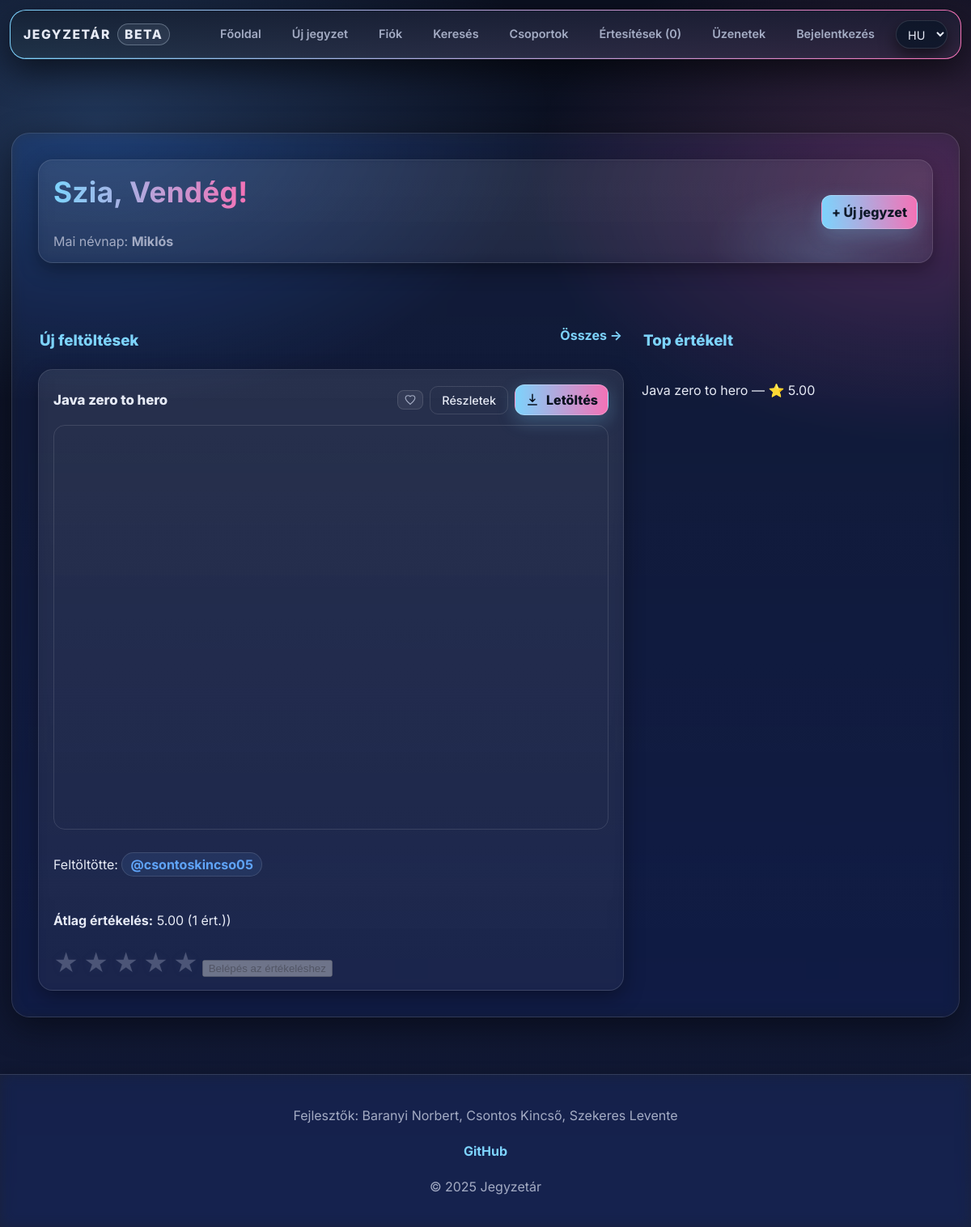
The page / on the database its author committed.
### tables this page shows
CREATE TABLE `namedays` (
  `id` int(11) NOT NULL,
  `datum` varchar(5) DEFAULT NULL,
  `nevek` varchar(255) DEFAULT NULL
);

CREATE TABLE `files` (
  `id` int(11) NOT NULL,
  `uploaded_by` int(11) DEFAULT NULL,
  `name` varchar(255) NOT NULL,
  `file_name` varchar(255) NOT NULL,
  `description` text DEFAULT NULL,
  `file_path` varchar(255) NOT NULL,
  `subject` varchar(100) NOT NULL,
  `tags` varchar(255) NOT NULL,
  `tn_name` varchar(255) DEFAULT NULL
);

CREATE TABLE `users` (
  `id` int(11) NOT NULL,
  `lastname` varchar(100) DEFAULT NULL,
  `firstname` varchar(100) DEFAULT NULL,
  `username` varchar(50) NOT NULL,
  `birthdate` date DEFAULT NULL,
  `gender` varchar(10) DEFAULT NULL,
  `email` varchar(50) NOT NULL,
  `profile_picture` varchar(255) DEFAULT NULL,
  `password` varchar(255) NOT NULL,
  `security_question` varchar(255) NOT NULL,
  `security_answer` varchar(255) NOT NULL,
  `admin` tinyint(1) NOT NULL,
  `registration_date` datetime DEFAULT NULL,
  `language` varchar(5) NOT NULL DEFAULT 'hu',
  `oauth_provider` varchar(20) DEFAULT NULL,
  `oauth_sub` varchar(191) DEFAULT NULL,
  `email_verified` tinyint(1) NOT NULL DEFAULT 0,
  `bio` text DEFAULT NULL,
  `profile_theme` varchar(32) NOT NULL DEFAULT 'default'
);

### assets/php/lang.php (called while the page is built, shortened)
<?php
    $supported_langs = ['hu', 'en', 'de'];
    if (isset($_GET['lang']) && in_array($_GET['lang'], $supported_langs, true)) {
        $lang = $_GET['lang'];
        $_SESSION['lang'] = $lang;
        if (!headers_sent()) {
            setcookie('lang', $lang, time() + 60*60*24*30, '/');
        }
    } else {
        if (isset($_SESSION['lang']) && in_array($_SESSION['lang'], $supported_langs, true)) {
            $lang = $_SESSION['lang'];
        } elseif (isset($_COOKIE['lang']) && in_array($_COOKIE['lang'], $supported_langs, true)) {
            $lang = $_COOKIE['lang'];
        } else {
            $lang = 'hu';
        }
    }
    $translations = [];
    if ($stmt = $conn->prepare("SELECT t_key, text FROM translations WHERE lang_code = ?")) {
        $stmt->bind_param('s', $lang);
        $stmt->execute();
        $result = $stmt->get_result();
        while ($row = $result->fetch_assoc()) {
            $translations[$row['t_key']] = $row['text'];
        }
    }
    if (!function_exists('t')) {
        function t(string $key): string
        {
            global $translations;
            return $translations[$key] ?? $key;
        }
    }

### assets/php/functions.php (called while the page is built, shortened)
<?php
    if (!function_exists('db_stmt')) {
        function db_stmt(mysqli $conn, string $sql, string $types = '', array $params = []): mysqli_stmt {
            $stmt = $conn->prepare($sql);
            if ($types !== '' && $params) {
                if (!$stmt->bind_param($types, ...$params)) {
                    db_log_error($conn, 'Paraméterek bind-elése sikertelen', $sql, $params);
                    throw new RuntimeException('Paraméterek bind-elése sikertelen: ' . $stmt->error);
                }
            }
            if (!$stmt->execute()) {
                db_log_error($conn, 'Végrehajtási hiba (execute)', $sql, $params);
                throw new RuntimeException('Végrehajtási hiba (execute): ' . $stmt->error);
            }
            return $stmt;
        }
    }
    if (!function_exists('db_query')) {
        function db_query(mysqli $conn, string $sql, string $types = '', array $params = []): mysqli_result
        {
            $stmt = db_stmt($conn, $sql, $types, $params);
            $result = $stmt->get_result();
            return $result;
        }
    }

### index.php (the view, shortened to what this page needs)
<?php
    require_once "assets/php/db.php";
    require_once "assets/php/lang.php";
    require_once 'assets/php/functions.php';
    $today = date("m-d");
    $nd = db_query($conn, "SELECT nevek FROM namedays WHERE datum = ? LIMIT 1", "s", [$today]);
    $nameday = ($nd && $nd->num_rows > 0) ? $nd->fetch_assoc()['nevek'] : t('nameday_none_today');
    $popular_sql = "SELECT f.*, IFNULL(AVG(r.rating),0) AS avg_rating, COUNT(r.id) AS rating_count FROM files f LEFT JOIN ratings r ON f.id = r.file_id GROUP BY f.id ORDER BY avg_rating DESC, rating_count DESC LIMIT 8";
    $popular_result = $conn->query($popular_sql);
    $latest_result = $conn->query("SELECT * FROM files ORDER BY id DESC LIMIT 12");
?>
<!DOCTYPE html>
<html lang="<?= $lang ?>">
<head>
    <link rel="stylesheet" href="assets/css/styles.css">
</head>
<body>
<?php include 'assets/php/navbar.php'; ?>
<div class="main">
    <div class="home-grid">
        <section class="hero card">
            <div class="hero-body">
                <div class="hero-text">
                    <h1 class="hero-title">
                    </h1>
                    <p class="hero-sub"><?= t('hero_nameday') ?>: <strong><?= $nameday ?></strong></p>
                </div>
                <div class="hero-actions">
                    <a class="btn-cta" href="<?= $isLoggedIn ? 'upload.php' : 'reglog.php' ?>">
                        + <?= t('nav_upload') ?>
                    </a>
                </div>
            </div>
        </section>
        <section class="content-main">
            <div class="section-titlebar">
                <h3><?= t('home_new_uploads') ?></h3>
                <a class="link-more" href="search.php?sort=new"><?= t('home_all_arrow') ?></a>
            </div>
            <?php if ($latest_result && $latest_result->num_rows > 0): ?>
                <div class="content-grid grid-large">
                    <?php while ($file = $latest_result->fetch_assoc()):
                            $uploaderRes = db_query( $conn, "SELECT username FROM users WHERE id = ? LIMIT 1", "i", [(int)$file['uploaded_by']]);
                            $uploader = $uploaderRes && $uploaderRes->num_rows
                                ? $uploaderRes->fetch_assoc()
                                : ['username' => 'ismeretlen'];
                            $file_id  = (int)$file['id'];
                            $name = htmlspecialchars($file['name']);
                            $username = htmlspecialchars($uploader['username']);
                            $ext = strtolower(pathinfo($file['file_name'], PATHINFO_EXTENSION));
                            $avgRes = db_query($conn, "SELECT AVG(rating) AS avg, COUNT(*) AS c FROM ratings WHERE file_id = ?", "i", [$file_id]);
                            $avg = 0;
                            $cnt = 0;
                            if ($avgRes && $avgRes->num_rows) {
                                $d = $avgRes->fetch_assoc();
                                $avg = number_format((float)$d['avg'], 2);
                                $cnt = (int)$d['c'];
                            }
                            $is_favorite = false;
                            $safe_path = "users/" . ($uploader['username'] ?? '') . "/" . $file['file_name'];
                        ?>
                        <article class="card note-card" id="file-<?= $file_id ?>">
                            <header class="card-head">
                                <h4 class="entry-title"><?= $name ?></h4>
                                <div style="display: flex; gap: 8px; align-items: center;">
                                    <form method="post" style="display: inline;">
                                        <button type="submit"
                                                name="favorite-btn"
                                                class="favorite-btn <?= $is_favorite ? 'favorited' : '' ?>"
                                            <?= !$isLoggedIn ? 'disabled' : '' ?>>
                                            <svg class="icon" viewBox="0 0 24 24" aria-hidden="true">
                                                <?php if ($is_favorite): ?>
                                                    <path d="M12 21.35l-1.45-1.32C5.4 15.36 2 12.28 2 8.5 2 5.42 4.42 3 7.5 3c1.74 0 3.41.81 4.5 2.09C13.09 3.81 14.76 3 16.5 3 19.58 3 22 5.42 22 8.5c0 3.78-3.4 6.86-8.55 11.54L12 21.35z" fill="currentColor"/>
                                                <?php else: ?>
                                                    <path d="M12 21.35l-1.45-1.32C5.4 15.36 2 12.28 2 8.5 2 5.42 4.42 3 7.5 3c1.74 0 3.41.81 4.5 2.09C13.09 3.81 14.76 3 16.5 3 19.58 3 22 5.42 22 8.5c0 3.78-3.4 6.86-8.55 11.54L12 21.35z" fill="none" stroke="currentColor" stroke-width="2"/>
                                                <?php endif; ?>
                                            </svg>
                                        </button>
                                    </form>
                                    <a class="note-desc-btn" href="note.php?id=<?= (int)$file['id'] ?>">
                                        <?= t('btn_details') ?>
                                    </a>
                                    <a class="entry-download-btn" href="assets/php/download.php?id=<?= $file_id ?>">
                                        <svg class="icon icon-download" viewBox="0 0 24 24" aria-hidden="true">
                                            <path d="M5 20h14M12 3v12m0 0l-4-4m4 4 4-4" fill="none" stroke="currentColor" stroke-width="2" stroke-linecap="round" stroke-linejoin="round" />
                                        </svg>
                                        <?= t('btn_download') ?>
                                    </a>
                                </div>
                            </header>
                            <?php if ($ext=="mp4"): ?>
                                <video controls class="file-preview">
                                    <source src="<?= htmlspecialchars($safe_path) ?>" type="video/mp4">
                                </video>
                            <?php elseif ($ext=="pdf"): ?>
                                <iframe src="<?= htmlspecialchars($safe_path) ?>" width="100%" height="500"></iframe>
                            <?php elseif ($ext=="docx"): ?>
                                <p><?= t('note_docx_download_hint') ?></p>
                            <?php endif; ?>
                            <p><?= t('label_uploaded_by') ?>
                                <a class="uploader-name" href="profile.php?userid=<?= (int)$file['uploaded_by'] ?>">@<?= $username ?></a>
                            </p>
                            <p>
                                <b><?= t('label_rating_average') ?></b>
                                <?= $avg ?> (<?= $cnt ?> <?= t('suffix_ratings_paren') ?>)
                            </p>
                            <form method="post">
                                <div class="star-rating">
                                    <?php
                                        for ($i = 5; $i >= 1; $i--) {
                                            echo "<label>★</label>";
                                        }
                                    ?>
                                </div>
                                <?php if ($isLoggedIn): ?>
                                    <button type="submit" name="rate-btn"><?= t('btn_send') ?></button>
                                <?php else: ?>
                                    <button disabled><?= t('btn_login_to_rate') ?></button>
                                <?php endif; ?>
                            </form>
                        </article>
                    <?php endwhile; ?>
                </div>
            <?php endif; ?>
        </section>
        <aside class="content-aside">
            <div class="section-titlebar">
                <h3><?= t('sidebar_top_rated') ?></h3>
            </div>
            <?php if ($popular_result && $popular_result->num_rows > 0): ?>
                <div class="list-compact">
                    <?php while ($file = $popular_result->fetch_assoc()): ?>
                        <p><?= htmlspecialchars($file['name']) ?> — ⭐ <?= number_format($file['avg_rating'],2) ?></p>
                    <?php endwhile; ?>
                </div>
            <?php endif; ?>
        </aside>
    </div>
</div>
<?php include 'assets/php/footer.php'; ?>
</body>
</html>

### rows shown on the page
namedays: nevek "Miklós"
files: name "Java zero to hero", id.username "csontoskincso05", avg "5.00", cnt "1", avg_rating "5.00"

### other values the page prints
t('nav_home') "Főoldal"
t('nav_upload') "Új jegyzet"
t('nav_profil') "Fiók"
t('nav_search') "Keresés"
t('Csoportok') "Csoportok"
t('nav_notify') "Értesítések"
$notify_number "0"
t('nav_messages') "Üzenetek"
t('nav_login') "Bejelentkezés"
t('hero_nameday') "Mai névnap"
t('home_new_uploads') "Új feltöltések"
t('home_all_arrow') "Összes →"
t('sidebar_top_rated') "Top értékelt"
t('footer_developers_label') "Fejlesztők"
t('footer_github_link') "GitHub"
